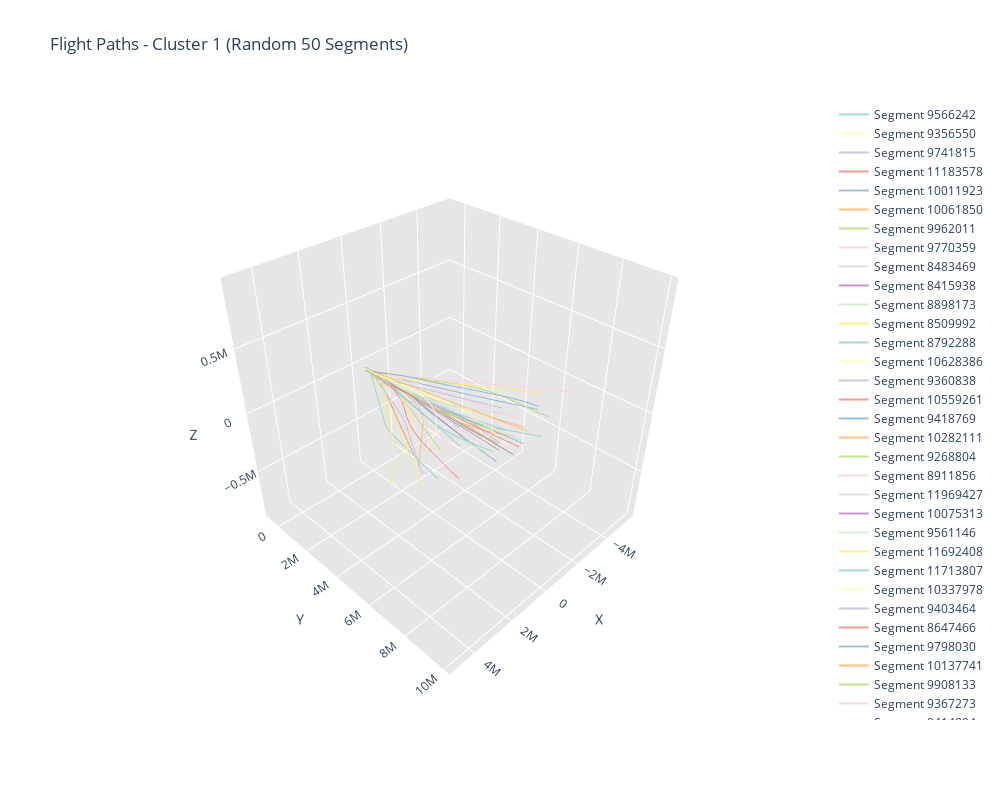

Notebook code for this chart:
### Code cell
import pandas as pd
import plotly.graph_objects as go
import numpy as np
import random
import plotly.express as px  # for the color sequence

# Filter for cluster 1
cluster_data = trajectories[trajectories['cluster'] == 1]

# Convert decimal columns to float if needed
numeric_columns = ['x', 'y', 'z']
for col in numeric_columns:
    if cluster_data[col].dtype == 'object':
        cluster_data[col] = cluster_data[col].astype(float)

# Get unique segment IDs for cluster 1
unique_segments = cluster_data['segment_id'].unique()

# Get random sample of up to 50 segment IDs
n_segments = min(50, len(unique_segments))
selected_segments = np.random.choice(unique_segments, size=n_segments, replace=False)

# Calculate overall ranges for consistent scaling
x_min, x_max = cluster_data['x'].min(), cluster_data['x'].max()
y_min, y_max = cluster_data['y'].min(), cluster_data['y'].max()
z_min, z_max = cluster_data['z'].min(), cluster_data['z'].max()
max_range = max(x_max - x_min, y_max - y_min, z_max - z_min)

# Create a color sequence
colors = px.colors.qualitative.Set3  # Using Set3 palette which has good visibility for multiple traces
# If we need more colors than available in the palette, we'll cycle through them
colors = colors * (n_segments // len(colors) + 1)

# Create the 3D scatter plot
fig = go.Figure()

# Add each trajectory as a separate trace
for idx, segment_id in enumerate(selected_segments):
    segment_data = cluster_data[cluster_data['segment_id'] == segment_id]
    
    fig.add_trace(go.Scatter3d(
        x=segment_data['x'],
        y=segment_data['y'],
        z=segment_data['z'],
        mode='lines',
        line=dict(
            width=2,
            color=colors[idx]
        ),
        opacity=0.8,  # Increased opacity a bit since we have different colors
        name=f'Segment {segment_id}'
    ))

# Update layout for better visualization
fig.update_layout(
    title=f'Flight Paths - Cluster 1 (Random {n_segments} Segments)',
    scene=dict(
        camera=dict(
            up=dict(x=0, y=0, z=1),
            center=dict(x=0, y=0, z=0),
            eye=dict(x=1.5, y=1.5, z=1.5)
        ),
        aspectmode='cube',
        xaxis=dict(
            title='X',
            showbackground=True,
            backgroundcolor='rgb(230, 230,230)',
            range=[float(x_min - max_range*0.1), float(x_max + max_range*0.1)]
        ),
        yaxis=dict(
            title='Y',
            showbackground=True,
            backgroundcolor='rgb(230, 230,230)',
            range=[float(y_min - max_range*0.1), float(y_max + max_range*0.1)]
        ),
        zaxis=dict(
            title='Z',
            showbackground=True,
            backgroundcolor='rgb(230, 230,230)',
            range=[float(z_min - max_range*0.1), float(z_max + max_range*0.1)]
        )
    ),
    width=1000,
    height=800,
    showlegend=True
)

# Display interactive plot
fig.show()

# Save static version
pio.write_image(fig, "cluster1_paths_colored.png")

print(f"Total number of segments in cluster 1: {len(unique_segments)}")
print(f"Number of segments plotted: {n_segments}")
